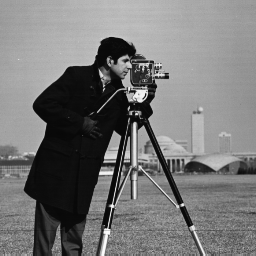
%> input picture pointOperation/cameraman.tif, 256 x 256 px
$ octave --eval "oppsition(imread('../cameraman.tif'));"   (GNU Octave 9; MATLAB toolbox functions it lacks are replaced by stand-ins)
%> lines starting %> are read from the running program, lines starting %| are printed output that depends on the picture
function  oppsition( I )
%OPPSITION 此处显示有关此函数的摘要
%   线性增加图像的亮度
Fa = -1;
Fb = 255;
O = Fa .*I + Fb/255;
%> O: size 256x256 uint8; every value is 1

figure(3);
subplot(1,2,1);
imshow(O);
title('Fa = -1 Fb = 255图像反相');
%以下是显示变换以后的直方图
subplot(1,2,2);
[M,N] = size(I);
%> M = 256; N = 256
[H,x] = imhist(O,64);
%> H = 64 values, max 65536 at index 1, min 0 at index 2, mean 1024; x = 64 values from 0 to 255
%> `oppsition(imread('../cameraman.tif'));`:
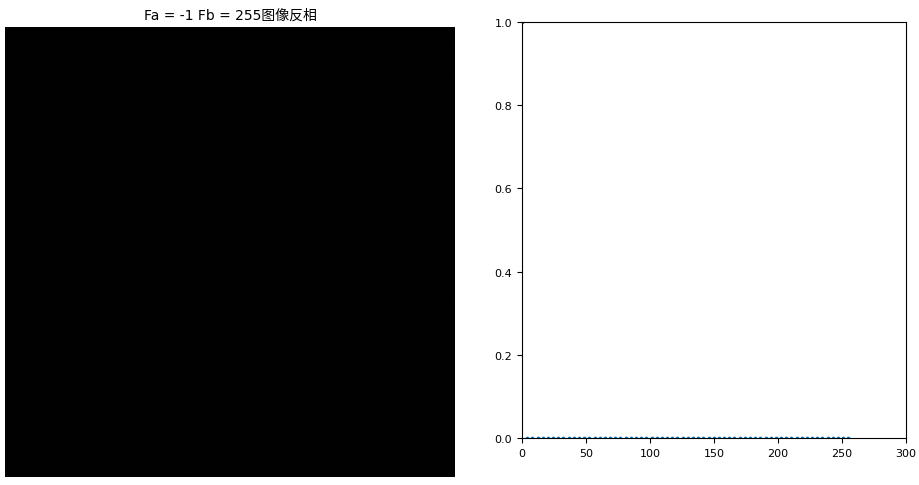
%> figure redrawn from the program's plot data, 2 panels
stem(x,(H/M/N),'.');
end

$ run again, on pointOperation/spring.jpg
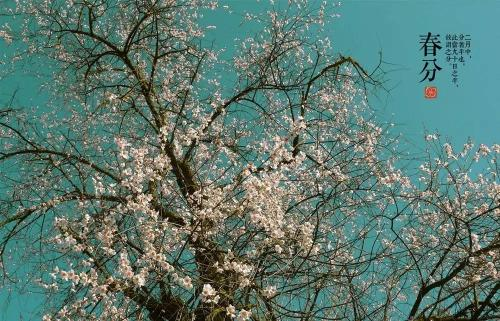
%> input picture pointOperation/spring.jpg, 500 x 321 px
%> O: size 321x500x3 uint8; every value is 1
%> H = 64 values, max 481500 at index 1, min 0 at index 2, mean 7523.4; x = 64 values from 0 to 255
%> `oppsition(imread('../cameraman.tif'));`:
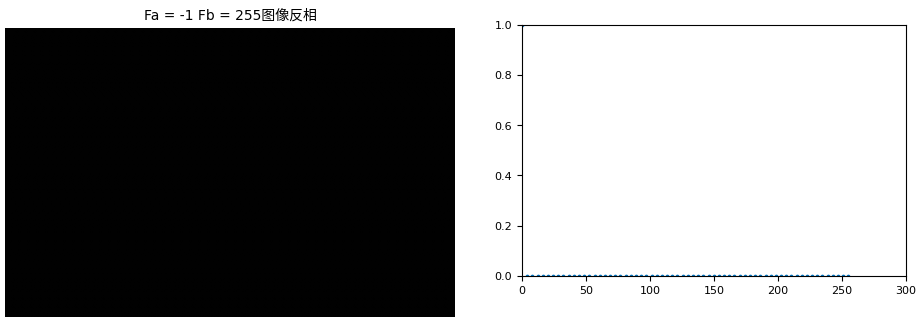
%> figure redrawn from the program's plot data, 2 panels
